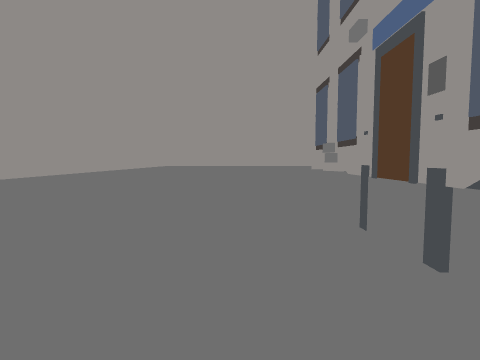
view 1 (above)

16 first-person views from a walk through a 3-D level made in the Unity game engine. The camera is 1.3 m above the floor, tilts 4° down and sees 80° across. Doors are open. The floor is counted in squares, 1 m on a side. Each view is taken from the middle of a square. On the plan, view 1 faces up. The plan holds only what a view shows up to about 13 squares ahead; the rest is blank. The place goes on beyond the plan. Some animated figures are left out.

view 2
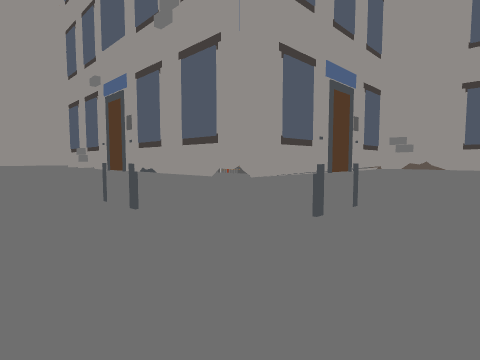

view 3
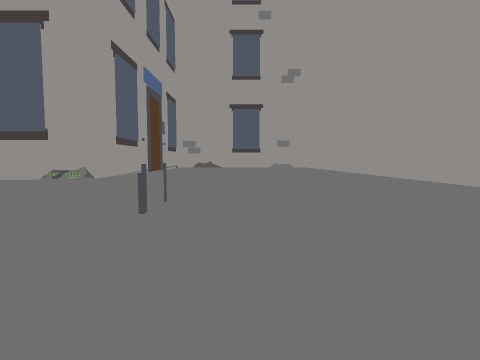

view 4
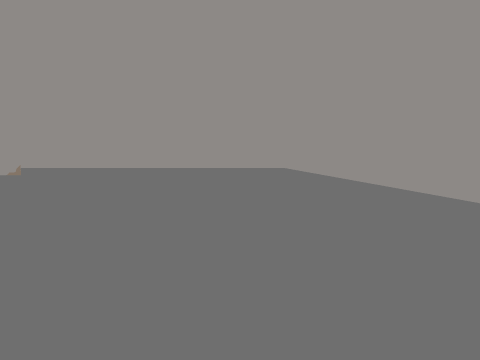

view 5
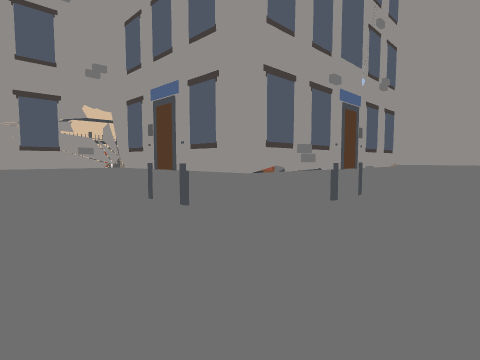

view 6
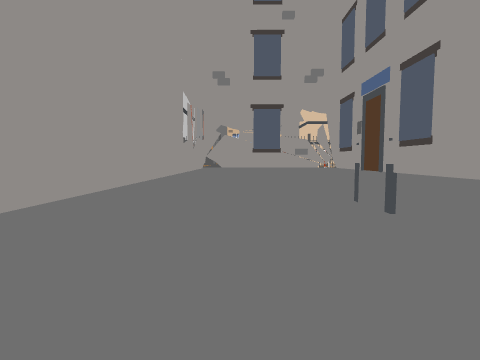

view 7
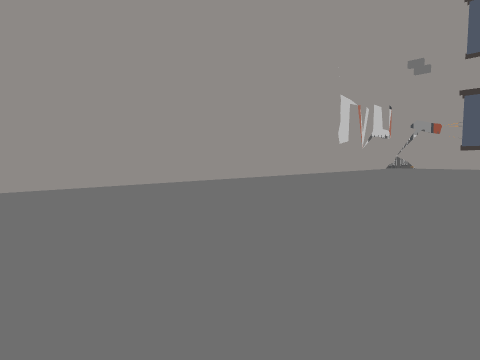

view 8
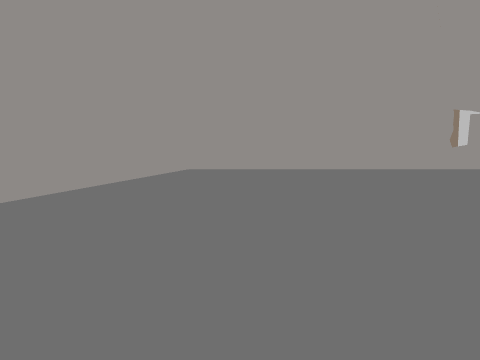

view 9
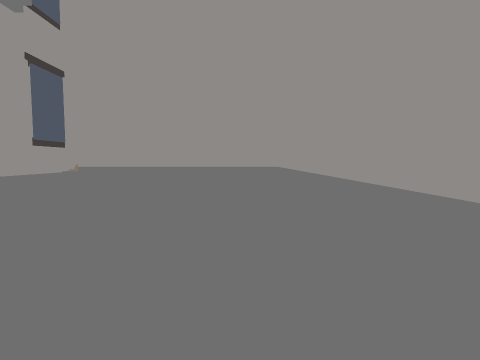

view 10
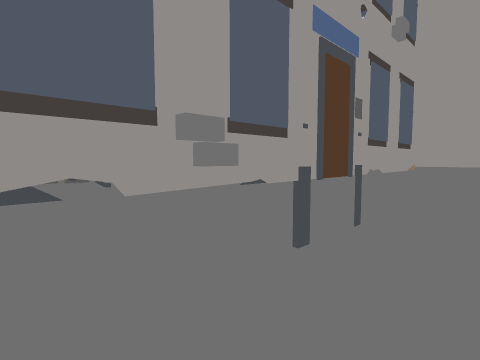

view 11
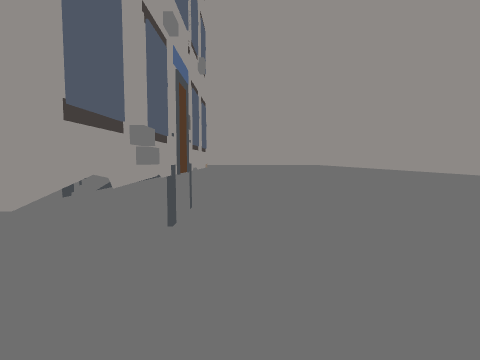

view 12
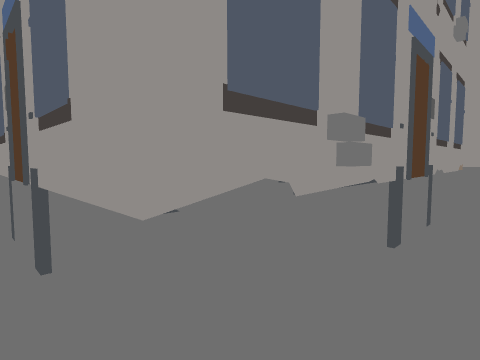

view 13
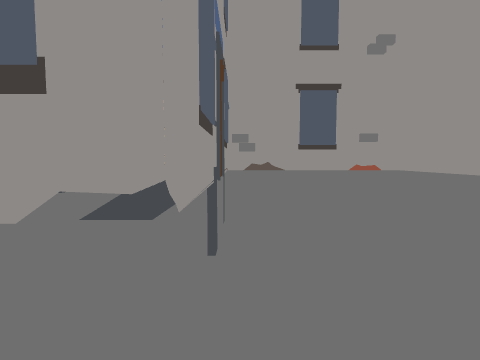

view 14
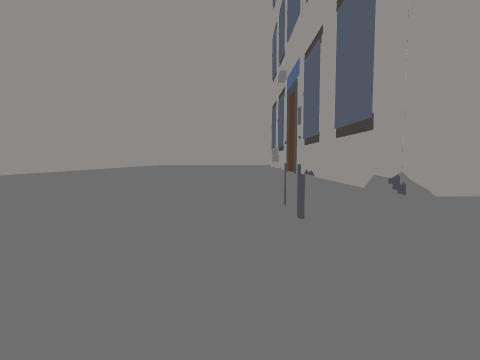

view 15
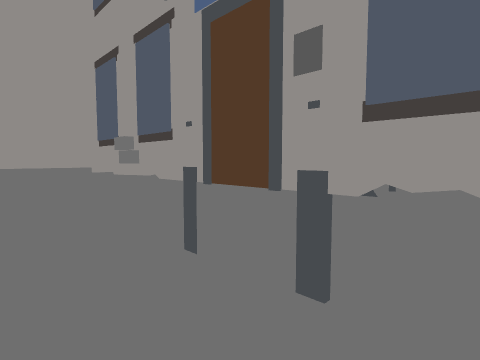

view 16
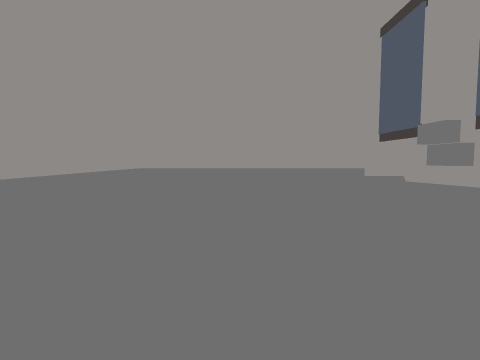

### Floor plan
Key: @ floor where view 1 was taken; # wall or solid block; . floor; H house.
Columns run from 4 left of view 1 to 12 right of it. Each row starts with its distance up from view 1.
 16             H
 15  ##############
 14 H.............#
 13 H.............#
 12 H.............#
 11 H.............#
 10 H............H
  9 H......HHHHHHH #
  8 H......H HHH.  #
  7 H.....#  H H   #
  6 H......#   .   #
  5 H......HH  ....#
  4 H......H   ....##
  3 H......HH  .....
  2 H......#   ....
  1 H......# HHH...
  0 H...@..#HHHHH.
 -1 H............#
 -2 H.............#
 -3 H.............H
 -4 H.............#
 -5 H.............#
 -6 HHHHHHHHHHHHHH

Positions as (right, up) in squares from view 1, and headings:
1: (0, 0), facing up
2: (-1, -4), facing up-right
3: (-2, -3), facing right
4: (-2, 5), facing down
5: (-2, 14), facing down-right
6: (-2, 13), facing right
7: (-2, 11), facing up-right
8: (-2, 5), facing up
9: (-2, 7), facing down
10: (0, 9), facing down-right
11: (1, 11), facing down
12: (1, 10), facing down-right
13: (1, -1), facing right
14: (1, -3), facing up
15: (0, 2), facing up-right
16: (0, 4), facing up
